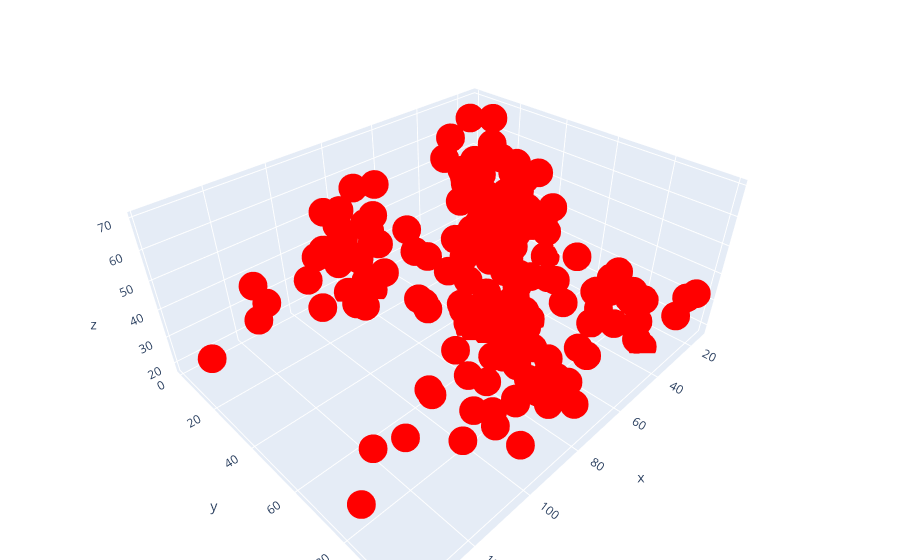

Source (notebook cell):
### Markdown cell above
# Clustering Models

### Code cell
trace1= go.Scatter3d(
        x=df.Annual_Income,
        y=df.Spending_Score,
        z=df.Age,
        mode="markers",
        marker=dict(
                    size=10,
                    color="rgb(255,0,0)",                                   # set color to an array/list of desired values  
        )
)

data_plot=[trace1]

layout = go.Layout(
            margin=dict(
                    l=0,
                    r=0,
                    b=0,
                    t=0
            )
)

fig=go.Figure(data = data_plot, layout = layout)
iplot(fig)

### Figure 1 — Plotly figure (JSON) as saved in the notebook; plotly's stock layout.template omitted (floating-point values rounded to 4 significant figures; data arrays with more than 128 entries replaced by an {"elided": "..."} marker saying what was removed)
{"data": [{"marker": {"color": "rgb(255,0,0)", "size": 10}, "mode": "markers", "type": "scatter3d", "x": {"elided": "200 int values"}, "y": {"elided": "200 int values"}, "z": {"elided": "200 int values"}}], "layout": {"margin": {"b": 0, "l": 0, "r": 0, "t": 0}}}
